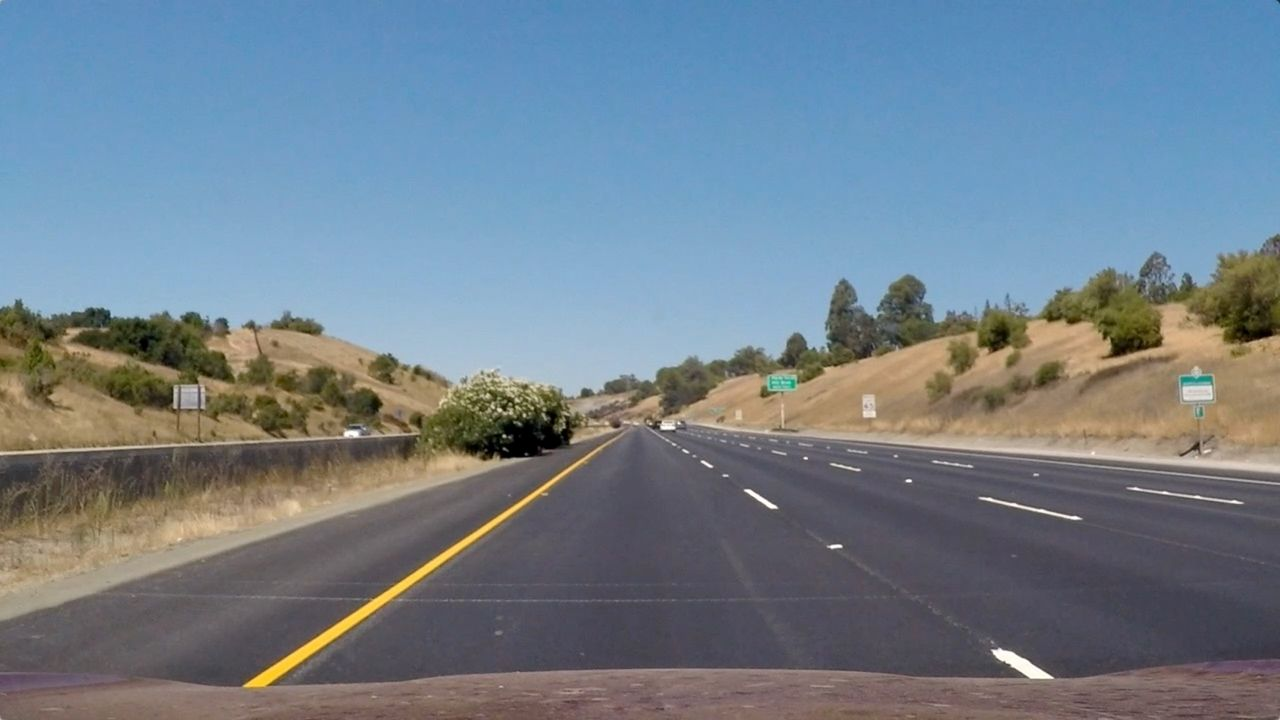
#> input picture Projekt_Spurerkennung_v6/img/Udacity/image001.jpg, 1280 x 720 px
$ jupyter execute --allow-errors Projekt_Spurerkennung_v2.ipynb
#> lines starting #> are read from the running program, lines starting #| are printed output that depends on the picture
# Projekt: Erkennung von Spurmarkierungen
In diesem Projekt sollen Spurmarkierungen in zwei bestehenden Datensätzen erkannt werden:
1. Udacity Nanodegree "Self-Driving Car Engineer" (https://www.udacity.com/course/self-driving-car-engineer-nanodegree--nd0013)
2. KITTI-Datensatz zur Erkennung von Spurmarkierungen (http://www.cvlibs.net/datasets/kitti/eval_road.php)

[cell 1]
import cv2 as cv
from matplotlib import pyplot as plt
import numpy as np
import os

print('Willkommen beim Projekt "Erkennung von Spurmarkierungen"')

# Exkurs 1: Kamerakalibrierung zur Entzerrung der Bilder
Die vorhandenen Bilder sind aufgrund der Linsen- und Kameraeigenschaften verzerrt. Entzerren Sie die Bilder mithilfe der Kamerakalibrierungsroutinen von OpenCV (https://docs.opencv.org/4.5.3/dc/dbb/tutorial_py_calibration.html) und den aufgezeichneten Bildern.

[cell 2]
import numpy as np
import cv2 as cv
import glob

# Code wurde überarbeitet von opencv.org/4.5.3/dc/dbb/tutorial_py_calibration.html

# termination criteria
criteria = (cv.TERM_CRITERIA_EPS + cv.TERM_CRITERIA_MAX_ITER, 30, 0.001)
# prepare object points, like (0,0,0), (1,0,0), (2,0,0) ....,(6,5,0)

cols = 9
rows = 6

objp = np.zeros((rows*cols,3), np.float32)
objp[:,:2] = np.mgrid[0:6,0:9].T.reshape(-1,2)
# Arrays to store object points and image points from all the images.
objpoints = [] # 3d point in real world space
imgpoints = [] # 2d points in image plane.
#> (the rest of this cell did not finish here and is left out)

# Exkurs 2: Perspektivtransformation
Durch die Kameraperspektive wird die Krümmung der gefundenen Spurmarkierungen nicht der realen Fahrstreifenkrümmung entsprechen. Transformieren Sie daher die Bilder der Kameraperspektive in eine Vogelperspektive, die der realen Fahrstreifenkrümmung entspricht.

[cell 3]
# einlesen eines Beispielbildes
img1 = cv.imread('./img/Udacity/image001.jpg', -1)
#> img1 is the input picture: shape (720, 1280, 3); mean B, G, R 140, 127.8, 113.4
plt.imshow(cv.cvtColor(img1, cv.COLOR_BGR2RGB))
plt.title('Spurmarkierungen')
plt.show()

h,  w = img1.shape[:2]
#> h = 720; w = 1280
print(w, h)
#| 1280 720

# definieren Sie die für eine Perspektivtransformation notwendigen Quell- und Zielpunkte
src = np.float32(((580, 450), (700, 450), (220, 600), (1100, 600)))
dst = np.float32(((0, 0), (w, 0), (0, h), (w, h)))


M = cv.getPerspectiveTransform(src,dst)
img1_warp = cv.warpPerspective(img1,M,(img1.shape[1], img1.shape[0]))
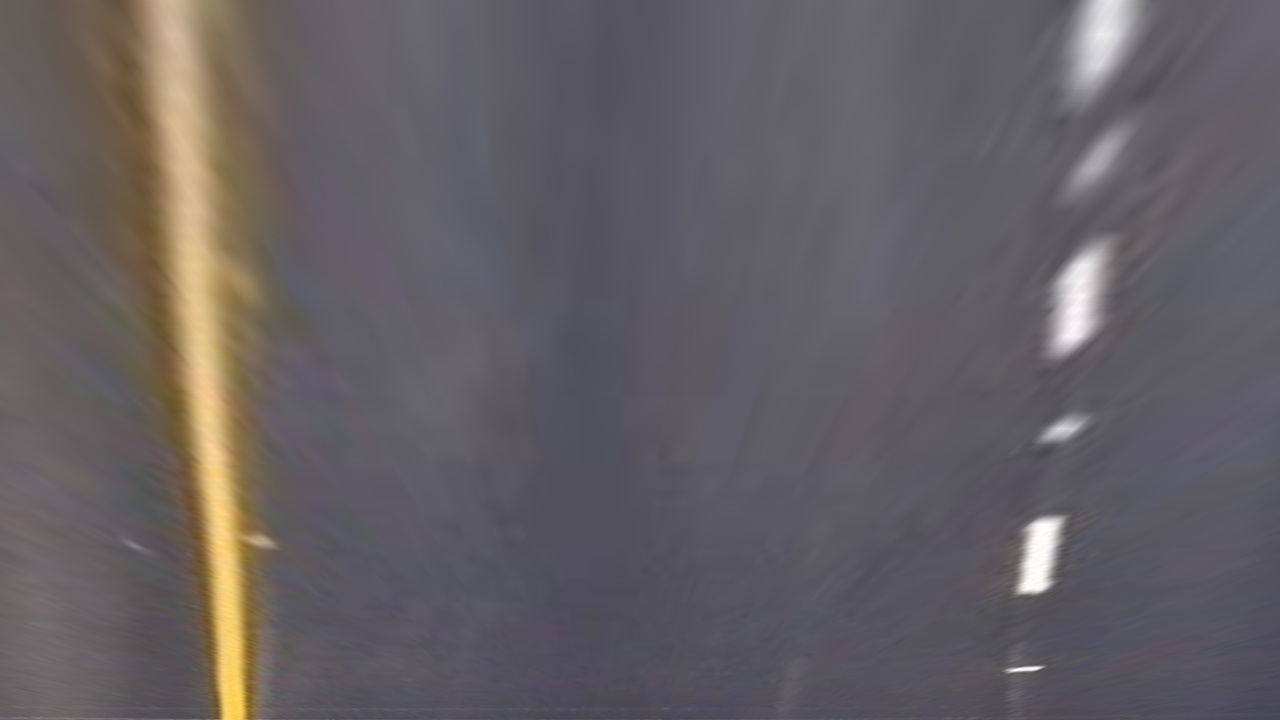
#> img1_warp: shape (720, 1280, 3); mean B, G, R 99.8, 95.7, 100.4
plt.imshow(cv.cvtColor(img1_warp, cv.COLOR_BGR2RGB))
plt.show()

# Aufgabe 3: Erkennung von Fahrbahnmarkierungen
Erkennen Sie die Fahrbahnmarkierungen bzw. Fahrstreifen auf den Bildquellen von Udacity. Wenden Sie dabei die aus der Vorlesung bekannten Verfahren an. Gerne dürfen Sie auch weitere Verfahren aus anderen Quellen verwenden. Folgende Ziele müssen bei der finalen Abgabe erreicht werden:
- **Segmentierung**: schränken Sie das Bild auf den Bereich ein, in dem sich die Spurmarkierungen befinden
- **Vorverarbeitung**: führen Sie eine Kamerakalibrierung (für Udacity-Bildquellen) und die Perspektivtransformation durch
- **Farbräume, Histogramme**: erkennen Sie die Spurmarkierungen in den Farben der angegebenen Quellen. Sofern weitere Spurmarkierungen auf dem Bild gefunden werden, müssen diejenigen Spurmarkierungen priorisiert werden, die die eigene Fahrspur begrenzen
- **Allgemeines**: Die Verarbeitung von Bildern muss in Echtzeit stattfinden --> Ziel: > 20 FPS
- **Allgemeines**: Beschleunigen Sie die Verarbeitung durch weitere Maßnahmen weitere Maßnahmen überlegen (bspw. Erkennung der Spurmarkierung in den ersten Frames, Tracking der Spurmarkierung in weiteren Frames solange, bis sich Spurmarkierungspositionen zu stark ändern)
- **Minimal**: relevante Spurmarkierungen werden im Video "project_video" durchgehend erkannt
- **Zusatz**: relevante Spurmarkierungen werden im Video "challenge_video" und "harder_challenge_video" durchgehend erkannt
- **Zusatz**: relevante Spurmarkierungen werden auf den Datensatz KITTI angewendet. Welche Anpassungen müssen vorgenommen werden, damit Ihr Algorithmus übertragen werden kann?
- **Zusatz**: Erarbeiten Sie weitere Maßnahmen zur Geschwindigkeitsverbesserung Ihres Algorithmus
- **Zusatz**: Erkennen Sie Objekte im Bild und visualisieren Sie diese (z.B. weitere Fahrzeuge, Motorräder, etc.)Die Objekterkennung bitte so implementieren, dass sie deaktivierbar ist und nicht in FPS-Berechnung einzahlt.

#> (a cell that did not finish here is left out)

#> (a cell that did not finish here is left out)

[cell 6]
# Draw shapes on polygon and transform back to original

warp_poly = np.zeros((h, w, 3), np.uint8)
warp_lines = np.zeros((h, w, 3), np.uint8)
alpha = 0.5 # opacity of overlayed polygon

# Create Stack out of points for each line
#> (the rest of this cell did not finish here and is left out)

[cell 7]
## All Steps at once

# Load example image
img_name = "image003.jpg"
img1 = cv.imread('./img/Udacity/' + img_name, -1)
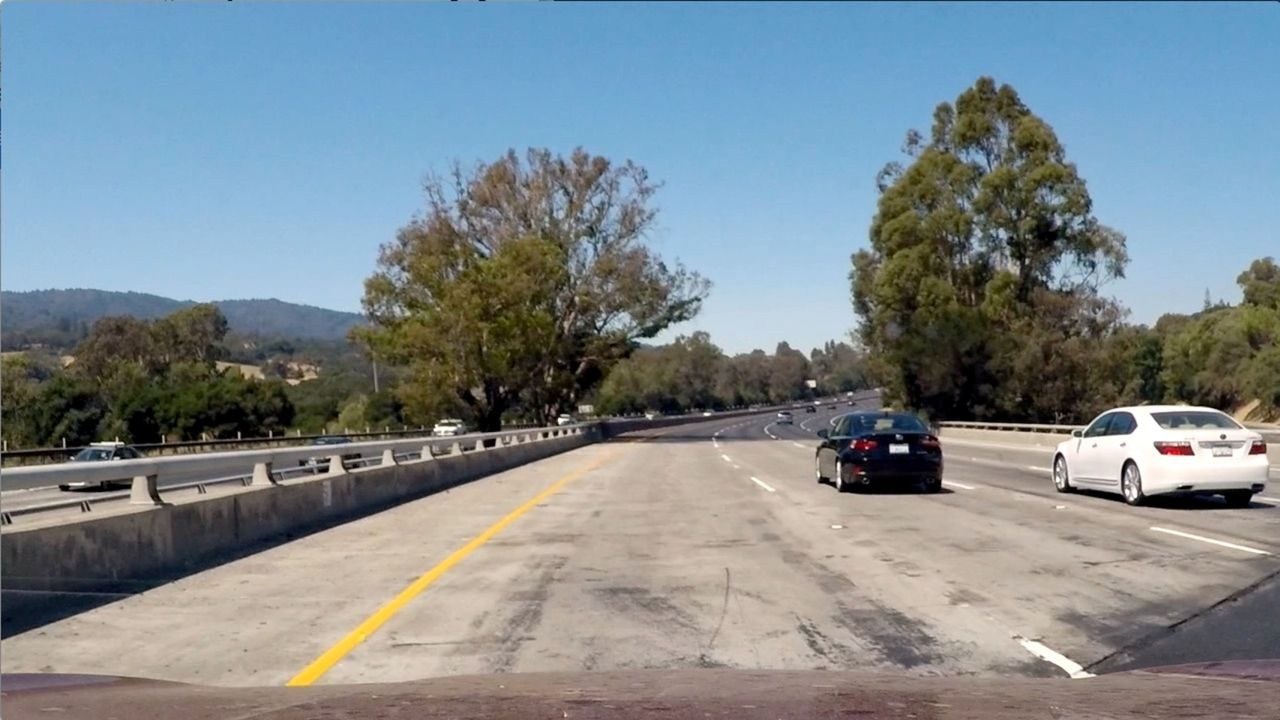
#> input picture Projekt_Spurerkennung_v6/img/Udacity/image003.jpg, 1280 x 720 px
#> img1 is the input picture: shape (720, 1280, 3); mean B, G, R 142.8, 137.3, 126.6
plt.subplot(1,2,1)
plt.imshow(cv.cvtColor(img1, cv.COLOR_BGR2RGB))
plt.title('Original Image')

h,  w = img1.shape[:2]

# Undistort image using predefined Camera Matrix
#> (the rest of this cell did not finish here and is left out)
